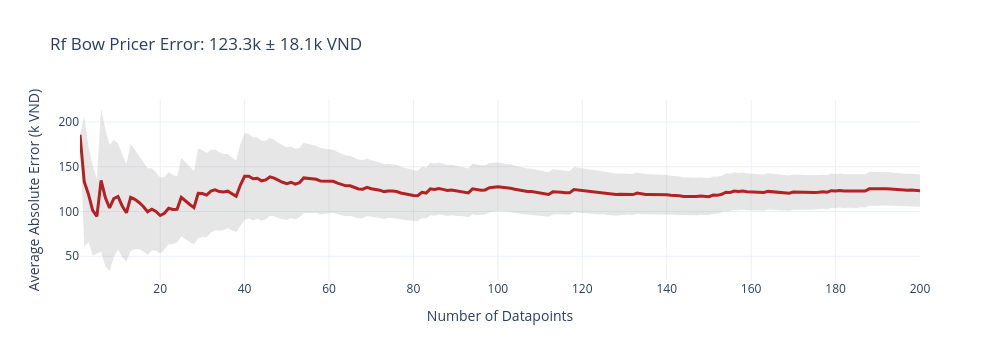
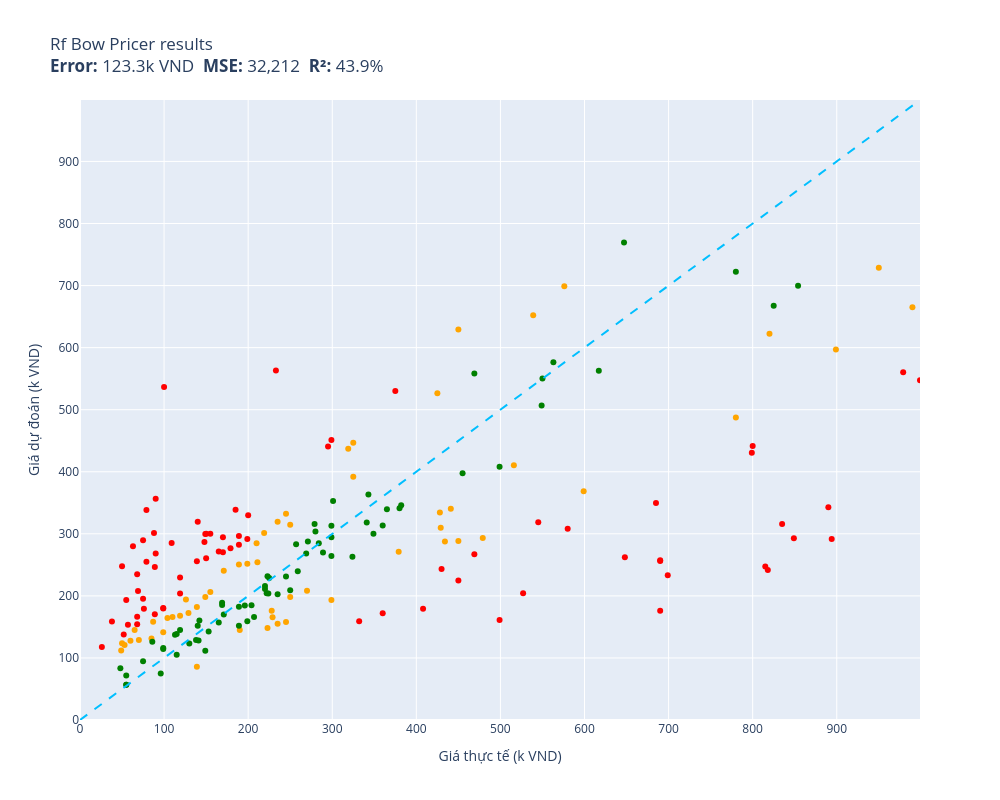

Here is the notebook cell these charts were saved with, in order:
### Code cell
# 5D. RF + CountVect word (1,2) 50K — hypothesis test
subset = 15_000
print(f"[5D] Training RF (100 trees, {subset:,} subset)...")
rf_bow = RandomForestRegressor(n_estimators=100, random_state=42, n_jobs=-1)
rf_bow.fit(X_bow[:subset], prices[:subset])
print("Training done.")

def rf_bow_pricer(item):
    x = vec_bow_hyp.transform([item.summary]).astype(np.float32)
    return max(5, rf_bow.predict(x)[0])

print("Evaluating [5D]:")
results["5D. RF + CountVect word 50K"] = evaluate(rf_bow_pricer, test)

### Figure 1 — Plotly figure (JSON) as saved in the notebook; plotly's stock layout.template omitted (floating-point values rounded to 4 significant figures; data arrays with more than 128 entries replaced by an {"elided": "..."} marker saying what was removed)
{"data": [{"fill": "toself", "fillcolor": "rgba(128,128,128,0.2)", "hoverinfo": "skip", "line": {"color": "rgba(255,255,255,0)"}, "name": "95% CI", "showlegend": false, "type": "scatter", "x": {"elided": "400 int values"}, "y": {"elided": "400 float values"}}, {"customdata": {"elided": "200x1 float values"}, "hovertemplate": "n=%{x}<br>Avg Error=%{y:.1f}k VND<br>±95% CI=%{customdata[0]:.1f}k<extra></extra>", "line": {"color": "firebrick", "width": 3}, "mode": "lines", "name": "Cumulative Avg Error", "type": "scatter", "x": {"elided": "200 int values"}, "y": {"elided": "200 float values"}}], "layout": {"height": 360, "showlegend": false, "title": {"text": "Rf Bow Pricer Error: 123.3k ± 18.1k VND"}, "width": 1000, "xaxis": {"title": {"text": "Number of Datapoints"}}, "yaxis": {"title": {"text": "Average Absolute Error (k VND)"}}}}

### Figure 2 — Plotly figure (JSON) as saved in the notebook; plotly's stock layout.template omitted (floating-point values rounded to 4 significant figures)
{"data": [{"customdata": [["Thùng lưu trữ, hộp đựng đồ đa năng bằng ...\\Dự đoán: 293.3k VND  Thực tế: 479.0k VND"], ["Ugreen UG20868US174TK 2M màu Hồng Dây US...\\Dự đoán: 194.3k VND  Thực tế: 126.0k VND"], ["Giá Đỡ Dây Cáp Wi WU CH011 - Hàng Chính ...\\Dự đoán: 166.0k VND  Thực tế: 110.0k VND"], ["Quần Kaki nam Khatoco Q2M578R1-CNRE598-2...\\Dự đoán: 287.7k VND  Thực tế: 434.0k VND"], ["Sạc dành cho Laptop Gaming Asus ROG Stri...\\Dự đoán: 728.7k VND  Thực tế: 950.0k VND"], ["KHĂN CHOÀNG CASHMERE CAO CẤP CAS34\\Dự đoán: 148.3k VND  Thực tế: 223.0k VND"], ["Bóng Đèn Ô Tô Xtec H15 12V 15/55W\\Dự đoán: 240.4k VND  Thực tế: 171.0k VND"], ["Áo len dài tay nam thời trang Hàn Quốc S...\\Dự đoán: 250.4k VND  Thực tế: 189.0k VND"], ["Miếng Kính Cường Lực Chống Nhìn Trộm cho...\\Dự đoán: 288.3k VND  Thực tế: 450.0k VND"], ["Tinh Chất Dưỡng Sáng Da Vitamin C CNP De...\\Dự đoán: 487.2k VND  Thực tế: 780.0k VND"], ["Mì Trứng Cao Cấp Meizan (500g)\\Dự đoán: 123.8k VND  Thực tế: 50.0k VND"], ["Bơm Hơi Đạp Chân Cho ÔTÔ , Xe Máy, Xe Đạ...\\Dự đoán: 198.3k VND  Thực tế: 149.0k VND"], ["Combo hộp   3 món  đeo tay  xinh xắn  ph...\\Dự đoán: 301.2k VND  Thực tế: 219.0k VND"], ["Cặp Đựng Laptop Chống Sốc Cao Cấp, Cặp Đ...\\Dự đoán: 446.9k VND  Thực tế: 325.0k VND"], ["Mũ Lưỡi Trai Nam Thời Trang Lính Cao Cấp...\\Dự đoán: 131.2k VND  Thực tế: 85.0k VND"], ["Pin dùng cho Laptop Acer One 725 - Hàng ...\\Dự đoán: 410.6k VND  Thực tế: 516.0k VND"], ["Dầu gội nam Home Scape Care giảm gàu chă...\\Dự đoán: 319.5k VND  Thực tế: 235.0k VND"], ["Canxi Nano calcium D3 MK7 -Hộp 100 Viên ...\\Dự đoán: 167.8k VND  Thực tế: 119.0k VND"], ["Rượu Vang Chile Yali Wetland Reserva Cab...\\Dự đoán: 629.3k VND  Thực tế: 450.0k VND"], ["AirTag Charm Strap hàng chính hãng Bone\\Dự đoán: 157.9k VND  Thực tế: 245.0k VND"], ["Gấu Bông Đựng Khăn Giấy và Sọt Rác Tiện ...\\Dự đoán: 198.2k VND  Thực tế: 250.0k VND"], ["Balo Nữ Thời Trang 3in1 Hình BTS MH566\\Dự đoán: 112.0k VND  Thực tế: 49.0k VND"], ["THINK BIG DO BIGGER, mã G92. Áo thun nam...\\Dự đoán: 141.3k VND  Thực tế: 99.0k VND"], ["Bộ Test Nước Emaux CE029\\Dự đoán: 284.6k VND  Thực tế: 210.0k VND"], ["Bao da dành cho Samsung Galaxy Tab S6 10...\\Dự đoán: 175.9k VND  Thực tế: 228.0k VND"], ["(ẢNH THẬT) Tranh treo tường núi non hùng...\\Dự đoán: 314.7k VND  Thực tế: 250.0k VND"], ["Ốp Lưng Nillkin Super Frosted Shield Pro...\\Dự đoán: 144.8k VND  Thực tế: 190.0k VND"], ["Giá đỡ điện thoại để bàn chất liệu plast...\\Dự đoán: 254.3k VND  Thực tế: 211.0k VND"], ["Bánh Custas kem trứng Orion hộp 276g\\Dự đoán: 127.6k VND  Thực tế: 60.0k VND"], ["Đèn pin đội đầu j78 chiếu xa ánh sáng mạ...\\Dự đoán: 271.1k VND  Thực tế: 379.0k VND"], ["Combo 3 Kem Đánh Răng P/S Trắng Răng Tha...\\Dự đoán: 164.2k VND  Thực tế: 104.0k VND"], ["Ugreen UG80110CM261TK bộ chuyển RS232 ra...\\Dự đoán: 340.2k VND  Thực tế: 441.0k VND"], ["Bộ combo Vệ Sinh & Khửi mùi Giày Dép Sne...\\Dự đoán: 165.4k VND  Thực tế: 229.0k VND"], ["Máy Nghe Nhạc MP3 Ruizu X02 8GB - Hàng C...\\Dự đoán: 698.7k VND  Thực tế: 576.0k VND"], ["Gối Tựa Lưng Massage Túi Khí Kéo Dãn,Tíc...\\Dự đoán: 436.9k VND  Thực tế: 319.0k VND"], ["Combo kem bôi da thuần mộc ngừa rôm sảy ...\\Dự đoán: 208.4k VND  Thực tế: 270.0k VND"], ["Máy lọc không khí xe hơi ô tô công nghệ ...\\Dự đoán: 526.4k VND  Thực tế: 425.0k VND"], ["Đồ chơi lắp ráp Mô hình máy bay ném bom ...\\Dự đoán: 193.5k VND  Thực tế: 299.0k VND"], ["Bọt dung dịch vệ sinh dành cho teen Oris...\\Dự đoán: 206.4k VND  Thực tế: 155.0k VND"], ["Nón lá vẽ mỹ nghệ hoạ tiết Cô gái trong ...\\Dự đoán: 144.9k VND  Thực tế: 65.0k VND"], ["Hộp Nhựa 200x120x75mm - Chống nước CT\\Dự đoán: 120.9k VND  Thực tế: 53.0k VND"], ["Cặp đèn thờ bằng gỗ khắc chữ  phúc lộc t...\\Dự đoán: 597.0k VND  Thực tế: 899.0k VND"], ["Ngũ cốc Xuân An yến mạch hạnh nhân hạt c...\\Dự đoán: 158.3k VND  Thực tế: 87.0k VND"], ["Kệ đỡ giá đỡ đế tản nhiệt cho ipad máy t...\\Dự đoán: 182.0k VND  Thực tế: 139.0k VND"], ["Nệm Massage toàn thân Bella Plus MK292\\Dự đoán: 368.8k VND  Thực tế: 599.0k VND"], ["Sữa tắm joyce & doll cho chó mèo - Sữa t...\\Dự đoán: 155.2k VND  Thực tế: 235.0k VND"], ["[HSD 03/2027] Sữa Tắm On: The Body Cấp Ẩ...\\Dự đoán: 172.3k VND  Thực tế: 129.0k VND"], ["Hộp mực Thuận Phong 204A dùng cho máy in...\\Dự đoán: 665.2k VND  Thực tế: 990.0k VND"], ["Bộ 6 Ly Thủy Tinh Diamond Bormioli Rocco...\\Dự đoán: 334.4k VND  Thực tế: 428.0k VND"], ["Bàn phím dùng cho Laptop Asus F451c Asus...\\Dự đoán: 332.2k VND  Thực tế: 245.0k VND"], ["Mô hình xe Lamborghini Terzo Milennio 1:...\\Dự đoán: 309.7k VND  Thực tế: 429.0k VND"], ["Máy nghe nhạc Lossless Ruizu X05 Bộ Nhớ ...\\Dự đoán: 652.0k VND  Thực tế: 539.0k VND"], ["Áo Sơ Mi Nam Công Sở Trung Niên Thương H...\\Dự đoán: 391.8k VND  Thực tế: 325.0k VND"], ["Bao da Máy tính bảng Honor Tab V7 Pro tr...\\Dự đoán: 251.7k VND  Thực tế: 199.0k VND"], ["Găng tay da nam mẫu HOT Siêu CẢM ỨNG, Si...\\Dự đoán: 85.9k VND  Thực tế: 139.0k VND"], ["Bàn Phím dùng cho laptop HP Folio 13.3\" ...\\Dự đoán: 622.2k VND  Thực tế: 820.0k VND"], ["Vớ tất thể thao nam cổ trung ELLE ACTIVE...\\Dự đoán: 128.9k VND  Thực tế: 70.0k VND"]], "hovertemplate": "%{customdata[0]}<extra></extra>", "legendgroup": "orange", "marker": {"color": "orange", "size": 6, "symbol": "circle"}, "mode": "markers", "name": "orange", "orientation": "v", "showlegend": true, "type": "scatter", "x": [479, 126, 110, 434, 950, 223, 171, 189, 450, 780, 50, 149, 219, 325, 85, 516, 235, 119, 450, 245, 250, 49, 99, 210, 228, 250, 190, 211, 60, 379, 104, 441, 229, 576, 319, 270, 425, 299, 155, 65, 53, 899, 87, 139, 599, 235, 129, 990, 428, 245, 429, 539, 325, 199, 139, 820, 70], "xaxis": "x", "y": [293.3, 194.3, 166.0, 287.7, 728.7, 148.3, 240.4, 250.4, 288.3, 487.2, 123.8, 198.3, 301.2, 446.9, 131.2, 410.6, 319.5, 167.8, 629.3, 157.9, 198.2, 112.0, 141.3, 284.6, 175.9, 314.7, 144.8, 254.3, 127.6, 271.1, 164.2, 340.2, 165.4, 698.7, 436.9, 208.4, 526.4, 193.5, 206.4, 144.9, 120.9, 597.0, 158.3, 182.0, 368.8, 155.2, 172.3, 665.2, 334.4, 332.2, 309.7, 652.0, 391.8, 251.7, 85.89, 622.2, 128.9], "yaxis": "y"}, {"customdata": [["Bộ Gí Đỡ Từ Đa Chức Năng Hoco PH19 - Hàn...\\Dự đoán: 179.8k VND  Thực tế: 99.0k VND"], ["Chì Kẻ Mày Xé Suri 101 Black Màu Đen E27...\\Dự đoán: 117.6k VND  Thực tế: 26.0k VND"], ["Combo Bộ sạc ANSMANN POWERLINE 4 Smart k...\\Dự đoán: 349.7k VND  Thực tế: 685.0k VND"], ["Cặp Nút Đệm Tai Nghe Silicone Thay Thế C...\\Dự đoán: 247.6k VND  Thực tế: 50.0k VND"], ["Thức ăn IGUANA Trưởng Thành Bí Đỏ GREENA...\\Dự đoán: 286.7k VND  Thực tế: 148.0k VND"], ["BÚA ĐA NĂNG TOTAL THMFH0126 - HÀNG CHÍNH...\\Dự đoán: 204.2k VND  Thực tế: 527.0k VND"], ["Combo 4 miếng dán đỡ kệ gỗ VINAVU, giúp ...\\Dự đoán: 137.9k VND  Thực tế: 52.0k VND"], ["Quần bơi lưng cao LMcation Anita - Vườn ...\\Dự đoán: 299.7k VND  Thực tế: 149.0k VND"], ["[Mẫu mới] Tã quần SunMate siêu mềm mại G...\\Dự đoán: 271.5k VND  Thực tế: 165.0k VND"], ["Ba lô, balo  laptop thời trang Hàn Quốc ...\\Dự đoán: 536.6k VND  Thực tế: 100.0k VND"], ["Thú nhồi bông rồng sữa vô tri êm mịn - S...\\Dự đoán: 247.4k VND  Thực tế: 815.0k VND"], ["Muối Rửa Bát Finish chuyên dụng chuyên ...\\Dự đoán: 229.4k VND  Thực tế: 119.0k VND"], ["Tinh dầu Tràm Huế thương hiệu Làng Hạ 10...\\Dự đoán: 338.6k VND  Thực tế: 79.0k VND"], ["Combo Mút Trang Điểm Mastige Màu Cam Nhạ...\\Dự đoán: 234.9k VND  Thực tế: 68.0k VND"], ["Nàng Tiên Tóc Mây DK81159\\Dự đoán: 179.2k VND  Thực tế: 76.0k VND"], ["Ugreen UG30701US154TK 13CM Màu Đen Dây U...\\Dự đoán: 246.7k VND  Thực tế: 89.0k VND"], ["Phần mềm thiết kế iSolid 3D phiên bản ti...\\Dự đoán: 291.6k VND  Thực tế: 894.0k VND"], ["Quạt treo tường Lifan TE-1689 có remote ...\\Dự đoán: 315.8k VND  Thực tế: 835.0k VND"], ["COMBO 2 ĐÈN TƯỜNG TRANG TRÍ TRONG NHÀ MS...\\Dự đoán: 440.8k VND  Thực tế: 295.0k VND"], ["Sandal dongnai dép quai hậu nữ A24 dù xa...\\Dự đoán: 268.3k VND  Thực tế: 90.0k VND"], ["Bát Ăn Trẻ Em Amori 580ml - Hàng Cao Cấp...\\Dự đoán: 280.1k VND  Thực tế: 63.0k VND"], ["Ổ Khóa Chống Trộm Thông Minh\\Dự đoán: 301.4k VND  Thực tế: 88.0k VND"], ["Sữa bột Enfagrow A+ Neuropro 4 1.7kg với...\\Dự đoán: 560.1k VND  Thực tế: 979.0k VND"], ["BẠT CHỐNG NẮNG PHÍA TRONG KÍNH LÁI Xe Ô ...\\Dự đoán: 195.6k VND  Thực tế: 75.0k VND"], ["Thuốc Bột Nhuộm Hoa Tươi  màu thực phẩm ...\\Dự đoán: 260.7k VND  Thực tế: 150.0k VND"], ["Nệm cho chó mèo 40x50cm Điều Hòa phù hợp...\\Dự đoán: 330.0k VND  Thực tế: 200.0k VND"], ["Giày Sandal (Xăng Đan) dép quai hậu big ...\\Dự đoán: 308.2k VND  Thực tế: 580.0k VND"], ["Kính xinh, Kính râm Mắt mèo Hàn Quốc thờ...\\Dự đoán: 296.5k VND  Thực tế: 189.0k VND"], ["Miếng Lót Chuột MousePad Trải Bàn Nitend...\\Dự đoán: 203.7k VND  Thực tế: 119.0k VND"], ["Kiếng Hậu Kitaco Z2 Japan 10mm\\Dự đoán: 257.4k VND  Thực tế: 690.0k VND"], ["Sữa bột Nestlé NAN INFINIPRO A2 1 với cô...\\Dự đoán: 175.9k VND  Thực tế: 690.0k VND"], ["Bình Uống Nước Cho Bé LocknLock HAP916 4...\\Dự đoán: 179.3k VND  Thực tế: 408.0k VND"], ["Chảo Nhôm Chống Dính You Cook 18cm\\Dự đoán: 285.1k VND  Thực tế: 109.0k VND"], ["Giày Da Nam Giá Rẻ Dập Vân Cá Sấu Có Chu...\\Dự đoán: 291.5k VND  Thực tế: 199.0k VND"], ["Áo ren organza trắng Maxivic M042302\\Dự đoán: 342.9k VND  Thực tế: 890.0k VND"], ["Tranh Xếp Hình Random Cut 750 Mảnh Minh ...\\Dự đoán: 282.2k VND  Thực tế: 189.0k VND"], ["Serum Prettyskin B5 Phục Hồi, Dưỡng Sáng...\\Dự đoán: 530.0k VND  Thực tế: 375.0k VND"], ["Sạc Tương Thích Cho Laptop Asus Vivobook...\\Dự đoán: 441.6k VND  Thực tế: 800.0k VND"], ["Thắt lưng bản 4cm. Mặt khoá phong cách\\Dự đoán: 254.8k VND  Thực tế: 79.0k VND"], ["Chuột Gaming T-Wolf G560 Led USB - Hàng ...\\Dự đoán: 319.4k VND  Thực tế: 140.0k VND"], ["Đồ Chơi Giáo Dục Sớm Tháp Xếp Chồng Lala...\\Dự đoán: 276.9k VND  Thực tế: 179.0k VND"], ["Ví nữ cầm tay vuông mini hình cỏ ba lá  ...\\Dự đoán: 158.8k VND  Thực tế: 38.0k VND"], ["Máy Xay Sinh Tố BlueStone BLB-5328 1.5 L...\\Dự đoán: 547.4k VND  Thực tế: 999.0k VND"], ["Xịt Dưỡng Ẩm Eucerin Cho Da Nhạy Cảm 50m...\\Dự đoán: 294.4k VND  Thực tế: 170.0k VND"], ["Loa SUB Siêu Trầm Cao Cấp S1 - Hàng Nhập...\\Dự đoán: 293.0k VND  Thực tế: 849.0k VND"], ["Hộp Đựng Thuốc Lá 20 Điếu Dài Slim Nút B...\\Dự đoán: 180.4k VND  Thực tế: 99.0k VND"], ["Combo 10 Mặt Nạ Banobagi Kháng Viêm, Giả...\\Dự đoán: 270.4k VND  Thực tế: 170.0k VND"], ["Bông tẩy tế bào chết và dưỡng ẩm da cho ...\\Dự đoán: 243.4k VND  Thực tế: 430.0k VND"], ["Wekki Đồ Chơi Lắp Ráp Tiệm Đá Bào Wk5060...\\Dự đoán: 161.1k VND  Thực tế: 499.0k VND"], ["Combo Pharmaact Sảng Khoái Mát Lạnh - Ch...\\Dự đoán: 255.9k VND  Thực tế: 139.0k VND"], ["COMBO 2 Sợi Dây Buộc Tóc ADIDAS ADAC-165...\\Dự đoán: 159.1k VND  Thực tế: 332.0k VND"], ["Kẹp Gỗ Đa Năng  Dùng Để Gắp Kẹp Thức Ăn ...\\Dự đoán: 153.6k VND  Thực tế: 57.0k VND"], ["Mũ bucket tai bèo form tròn may nhiều mả...\\Dự đoán: 193.5k VND  Thực tế: 55.0k VND"], ["Kính râm nam Solex chữ H Mắt kính thủy t...\\Dự đoán: 267.1k VND  Thực tế: 469.0k VND"], ["MŨI KHOAN ĐẤT Φ150X800MM INGCO GEA55221-...\\Dự đoán: 262.2k VND  Thực tế: 648.0k VND"], ["Chuột Razer DeathAdder Essential-Ergonom...\\Dự đoán: 233.1k VND  Thực tế: 699.0k VND"], ["Khóa Đồng 75 CS Series ABUS (60mm)\\Dự đoán: 430.5k VND  Thực tế: 799.0k VND"], ["Giấy Vẽ Faber 200g Khổ A4 Fish 104002\\Dự đoán: 154.1k VND  Thực tế: 68.0k VND"], ["Kệ khay chữ nhật để miếng rửa chén có Kh...\\Dự đoán: 207.8k VND  Thực tế: 69.0k VND"], ["Sạc Laptop dùng cho Máy Tinh HP - Kèm Dâ...\\Dự đoán: 563.2k VND  Thực tế: 233.0k VND"], ["Bông Lau Thay Thế Cho Chổi Lau Nhà Cao C...\\Dự đoán: 166.3k VND  Thực tế: 68.0k VND"], ["(GIÁ TỐT) Giày đế xuồng nữ da bò thật mà...\\Dự đoán: 338.9k VND  Thực tế: 185.0k VND"], ["Lược cắt tóc Nhật Bản YS PARK cho tóc ng...\\Dự đoán: 172.1k VND  Thực tế: 360.0k VND"], ["Túi du lịch dung lượng lớn Business Trav...\\Dự đoán: 318.6k VND  Thực tế: 545.0k VND"], ["Sữa Dưỡng Hỗ Trợ Mờ Nám Luxury Exosome E...\\Dự đoán: 256.3k VND  Thực tế: 690.0k VND"], ["Mật Ong Vihoney 180ml\\Dự đoán: 289.4k VND  Thực tế: 75.0k VND"], ["Hộp mực 35A 85A 36A Halloya có lỗ đổ mực...\\Dự đoán: 300.3k VND  Thực tế: 150.0k VND"], ["Bộ cấp nước bồn cầu - Bộ cấp nước két nư...\\Dự đoán: 300.2k VND  Thực tế: 155.0k VND"], ["Vòng bi xe máy KONLON 63/22 Open\\Dự đoán: 356.6k VND  Thực tế: 90.0k VND"], ["KB31EKT - Thẻ chìa khóa khách sạn Vivace...\\Dự đoán: 241.7k VND  Thực tế: 818.0k VND"], ["Tam sơn tam cấp kệ để bát hương ,nhang b...\\Dự đoán: 451.2k VND  Thực tế: 299.0k VND"], ["Bộ Lắp Ghép Cho Bé 3D Mideer Translucent...\\Dự đoán: 224.9k VND  Thực tế: 450.0k VND"], ["Cây gãi lưng/ gãi ngứa bằng sừng Trâu [M...\\Dự đoán: 170.4k VND  Thực tế: 89.0k VND"]], "hovertemplate": "%{customdata[0]}<extra></extra>", "legendgroup": "red", "marker": {"color": "red", "size": 6, "symbol": "circle"}, "mode": "markers", "name": "red", "orientation": "v", "showlegend": true, "type": "scatter", "x": [99, 26, 685, 50, 148, 527, 52, 149, 165, 100, 815, 119, 79, 68, 76, 89, 894, 835, 295, 90, 63, 88, 979, 75, 150, 200, 580, 189, 119, 690, 690, 408, 109, 199, 890, 189, 375, 800, 79, 140, 179, 38, 999, 170, 849, 99, 170, 430, 499, 139, 332, 57, 55, 469, 648, 699, 799, 68, 69, 233, 68, 185, 360, 545, 690, 75, 150, 155, 90, 818, 299, 450, 89], "xaxis": "x", "y": [179.8, 117.6, 349.7, 247.6, 286.7, 204.2, 137.9, 299.7, 271.5, 536.6, 247.4, 229.4, 338.6, 234.9, 179.2, 246.7, 291.6, 315.8, 440.8, 268.3, 280.1, 301.4, 560.1, 195.6, 260.7, 330.0, 308.2, 296.5, 203.7, 257.4, 175.9, 179.3, 285.1, 291.5, 342.9, 282.2, 530.0, 441.6, 254.8, 319.4, 276.9, 158.8, 547.4, 294.4, 293.0, 180.4, 270.4, 243.4, 161.1, 255.9, 159.1, 153.6, 193.5, 267.1, 262.2, 233.1, 430.5, 154.1, 207.8, 563.2, 166.3, 338.9, 172.1, 318.6, 256.3, 289.4, 300.3, 300.2, 356.6, 241.7, 451.2, 224.9, 170.4], "yaxis": "y"}, {"customdata": [["Phần Mềm Diệt Virus Trend Micro Maximum ...\\Dự đoán: 313.3k VND  Thực tế: 360.0k VND"], ["Ugreen UG30771US230TK card mạng PCI-e 1x...\\Dự đoán: 284.6k VND  Thực tế: 284.0k VND"], ["Sạc Tương Thích Cho Laptop Hp Pavilion 1...\\Dự đoán: 318.4k VND  Thực tế: 341.0k VND"], ["Bàn Phím Tương Thích Cho Laptop Lenovo -...\\Dự đoán: 268.4k VND  Thực tế: 269.0k VND"], ["COMBO 10 QUẦN ĐIỀU HÒA THÔNG HƠI 5083\\Dự đoán: 231.2k VND  Thực tế: 245.0k VND"], ["Dây đai du lịch Master Lock 4701EURDGRN ...\\Dự đoán: 262.9k VND  Thực tế: 324.0k VND"], ["Bịch cà phê hòa tan 3 in 1 Meet More (50...\\Dự đoán: 151.8k VND  Thực tế: 189.0k VND"], ["Miếng Dán Dẻo PPF Mặt Lưng, Mặt Trước Dà...\\Dự đoán: 123.4k VND  Thực tế: 130.0k VND"], ["KHĂN CHOÀNG CASHMERE CAO CẤP CAS15\\Dự đoán: 231.7k VND  Thực tế: 223.0k VND"], ["Áo Bóng Đá Retro Real Madrid 2006/2007 -...\\Dự đoán: 294.5k VND  Thực tế: 299.0k VND"], ["Lốc 4 Gói băng vệ sinh Kotex Bảo Vệ Toàn...\\Dự đoán: 184.4k VND  Thực tế: 196.0k VND"], ["Mũ len liền khăn lót nỉ trùm kín cổ siêu...\\Dự đoán: 105.1k VND  Thực tế: 115.0k VND"], ["Kính mát nam Mắt vuông chống nắng uv thờ...\\Dự đoán: 152.1k VND  Thực tế: 140.0k VND"], ["Kính cường lực trong suốt Kuzoom cho iPa...\\Dự đoán: 189.1k VND  Thực tế: 169.0k VND"], ["Đồ Chơi Tay Cầm Âm Nhạc 2 TOONYKIDS - Đồ...\\Dự đoán: 203.7k VND  Thực tế: 224.0k VND"], ["Dụng cụ đốt Palo santo - Palo santo Hold...\\Dự đoán: 128.8k VND  Thực tế: 138.0k VND"], ["Bộ Tháo Mắt Xích Xe Loại Tốt – Gọn Nhẹ, ...\\Dự đoán: 157.2k VND  Thực tế: 165.0k VND"], ["Combo 5 Giấy Thấm Dầu Mayan  (100 Tờ / G...\\Dự đoán: 125.9k VND  Thực tế: 86.0k VND"], ["Chuột máy tính có dây Gaming Newmen GX6,...\\Dự đoán: 339.6k VND  Thực tế: 365.0k VND"], ["MÁY MÀI 100MM 710W TOLSEN 79544 - HÀNG C...\\Dự đoán: 769.3k VND  Thực tế: 647.0k VND"], ["Giày cao gót 7 phân vải dệt, mũi nhọn hở...\\Dự đoán: 184.9k VND  Thực tế: 204.0k VND"], ["Máy Đo Huyết Áp Cơ ALPK2 - Nhập Khẩu Chí...\\Dự đoán: 667.4k VND  Thực tế: 825.0k VND"], ["Tấm dán patch_velcro treo tường\\Dự đoán: 215.8k VND  Thực tế: 220.0k VND"], ["Chà bông xù Viettin Mart 500G\\Dự đoán: 137.3k VND  Thực tế: 113.0k VND"], ["Gối Cao Su Non Chống Méo Đầu Cho Bé\\Dự đoán: 228.9k VND  Thực tế: 225.0k VND"], ["Bộ Pyjama HUONGTAM Phi tay dài nam cao c...\\Dự đoán: 239.5k VND  Thực tế: 259.0k VND"], ["Ốp lưng chống sốc vân kim loại cho Samsu...\\Dự đoán: 94.6k VND  Thực tế: 75.0k VND"], ["Đồ Bộ Pijama Thun 3D Lửng Freesize 40-68...\\Dự đoán: 182.3k VND  Thực tế: 189.0k VND"], ["Balo Laptop 15.6 inch KMORE The CARTER -...\\Dự đoán: 550.2k VND  Thực tế: 550.0k VND"], ["Ốp lưng da HDD có ngăn đựng thẻ kèm kệ c...\\Dự đoán: 159.3k VND  Thực tế: 199.0k VND"], ["Chân váy công sở dáng đuôi cá, Lưng cao,...\\Dự đoán: 300.0k VND  Thực tế: 349.0k VND"], ["Dép Sandal nam da bò nhập khẩu nguyên tấ...\\Dự đoán: 352.9k VND  Thực tế: 301.0k VND"], ["Khăn lụa choàng cổ 02\\Dự đoán: 111.7k VND  Thực tế: 149.0k VND"], ["Thắt Lưng Nữ Dây Nịt Nữ Button mang đầm ...\\Dự đoán: 115.8k VND  Thực tế: 99.0k VND"], ["Quần Jean nam Leman đen mài xám JD14 - S...\\Dự đoán: 506.7k VND  Thực tế: 549.0k VND"], ["Loa HP 2000 (VS)\\Dự đoán: 142.8k VND  Thực tế: 153.0k VND"], ["Nón hiphop NEON POKER black\\Dự đoán: 114.5k VND  Thực tế: 99.0k VND"], ["Túi xách công sở nam dọc cao cấp chống t...\\Dự đoán: 313.0k VND  Thực tế: 299.0k VND"], ["Bộ chuyển đổi Mini displayport sang H...\\Dự đoán: 576.6k VND  Thực tế: 563.0k VND"], ["Giày tây Giày lười nam hàn quốc đai kim ...\\Dự đoán: 204.4k VND  Thực tế: 222.0k VND"], ["Cavat 8cm bản lớn Hàn Quốc cao cấp, kẻ x...\\Dự đoán: 210.9k VND  Thực tế: 220.0k VND"], ["Vỏ Hột Quẹt Bật Lửa Xăng Đá Zorro ZC5-6 ...\\Dự đoán: 363.5k VND  Thực tế: 343.0k VND"], ["[Hàng Chính Hãng] Loa SoundMax A180/2...\\Dự đoán: 397.7k VND  Thực tế: 455.0k VND"], ["Cáp âm thanh chuyển jack 3.5mm sang 2 đầ...\\Dự đoán: 138.7k VND  Thực tế: 115.0k VND"], ["Bọc Vô Lăng CIND C037 Size M Màu Kem\\Dự đoán: 160.3k VND  Thực tế: 142.0k VND"], ["THANH XỐP RUY BĂNG CUỐN TÓC KHÔNG NHIỆT ...\\Dự đoán: 74.8k VND  Thực tế: 96.0k VND"], ["Bàn Phím dùng cho Laptop ACER Extensa 25...\\Dự đoán: 287.8k VND  Thực tế: 271.0k VND"], ["Giày Sandal Nữ BIGGBEN Da Bò Thật SDN62\\Dự đoán: 269.8k VND  Thực tế: 289.0k VND"], ["Bàn Xếp Gọn Gỗ Tự Nhiên BM 50cm x 70cm (...\\Dự đoán: 699.6k VND  Thực tế: 854.0k VND"], ["Combo 2 bộ miếng lót cho giày rộng V.3 T...\\Dự đoán: 83.2k VND  Thực tế: 48.0k VND"], ["Ốp lưng dành cho Samsung M20 Chim Lửa N...\\Dự đoán: 56.9k VND  Thực tế: 55.0k VND"], ["Ly  Thuỷ Tinh Pha Lê Ý RCR 360ml\\Dự đoán: 346.0k VND  Thực tế: 382.0k VND"], ["Tông đơ chấn viền Kemei KM-2299 lưỡi cắt...\\Dự đoán: 408.0k VND  Thực tế: 499.0k VND"], ["KEM CHỐNG NẮNG DƯỠNG DA VITAMIN - INICO ...\\Dự đoán: 341.0k VND  Thực tế: 380.0k VND"], ["Bao Case Ốp Cứng Trong Suốt PC bảo vệ ch...\\Dự đoán: 209.1k VND  Thực tế: 250.0k VND"], ["Ốp lưng dành cho Oppo Reno 5 mẫu Lá Phon...\\Dự đoán: 57.0k VND  Thực tế: 55.0k VND"], ["Xích đeo quần 2 lớp thép titan không đen...\\Dự đoán: 169.9k VND  Thực tế: 171.0k VND"], ["(HCM) Tranh treo tường trang trí decor t...\\Dự đoán: 303.8k VND  Thực tế: 280.0k VND"], ["Sạc cho Laptop MSI PS42 8RA  Hàng Nhập k...\\Dự đoán: 264.4k VND  Thực tế: 299.0k VND"], ["Quánh Đúc Chống Dính Vân Đá Đáy Từ Ecora...\\Dự đoán: 558.1k VND  Thực tế: 469.0k VND"], ["Ốp Lưng Kính Cường Lực Trong Suốt Hoàn T...\\Dự đoán: 128.3k VND  Thực tế: 141.0k VND"], ["Sạc Tương Thích Cho Laptop Asus 150w TUF...\\Dự đoán: 722.4k VND  Thực tế: 780.0k VND"], ["Ốp in cho Samsung Galaxy A10 mẫu Động Vậ...\\Dự đoán: 71.8k VND  Thực tế: 55.0k VND"], ["Sạc cho laptop Dell Gaming Inspiron 7567...\\Dự đoán: 562.7k VND  Thực tế: 617.0k VND"], ["Áo Mưa 1 Người Bít Sườn Thời Trang, RAND...\\Dự đoán: 185.2k VND  Thực tế: 169.0k VND"], ["Cường lực chống nhìn trộm WiWU iPhone 14...\\Dự đoán: 166.0k VND  Thực tế: 207.0k VND"], ["Giày Sandal Nữ Đế Xuồng HÀ NAM Da Bò Thậ...\\Dự đoán: 315.6k VND  Thực tế: 279.0k VND"], ["Bao da Dux Ducis dành cho iPhone 15 Pro ...\\Dự đoán: 202.7k VND  Thực tế: 235.0k VND"], ["Bàn phím cho 4736 4736G 4736Z 4736ZG 481...\\Dự đoán: 283.3k VND  Thực tế: 257.0k VND"], ["Make Today Great, mã G276. Hãy tỏa sáng ...\\Dự đoán: 144.8k VND  Thực tế: 119.0k VND"]], "hovertemplate": "%{customdata[0]}<extra></extra>", "legendgroup": "green", "marker": {"color": "green", "size": 6, "symbol": "circle"}, "mode": "markers", "name": "green", "orientation": "v", "showlegend": true, "type": "scatter", "x": [360, 284, 341, 269, 245, 324, 189, 130, 223, 299, 196, 115, 140, 169, 224, 138, 165, 86, 365, 647, 204, 825, 220, 113, 225, 259, 75, 189, 550, 199, 349, 301, 149, 99, 549, 153, 99, 299, 563, 222, 220, 343, 455, 115, 142, 96, 271, 289, 854, 48, 55, 382, 499, 380, 250, 55, 171, 280, 299, 469, 141, 780, 55, 617, 169, 207, 279, 235, 257, 119], "xaxis": "x", "y": [313.3, 284.6, 318.4, 268.4, 231.2, 262.9, 151.8, 123.4, 231.7, 294.5, 184.4, 105.1, 152.1, 189.1, 203.7, 128.8, 157.2, 125.9, 339.6, 769.3, 184.9, 667.4, 215.8, 137.3, 228.9, 239.5, 94.58, 182.3, 550.2, 159.3, 300.0, 352.9, 111.7, 115.8, 506.7, 142.8, 114.5, 313.0, 576.6, 204.4, 210.9, 363.5, 397.7, 138.7, 160.3, 74.8, 287.8, 269.8, 699.6, 83.25, 56.9, 346.0, 408.0, 341.0, 209.1, 56.95, 169.9, 303.8, 264.4, 558.1, 128.3, 722.4, 71.76, 562.7, 185.2, 166.0, 315.6, 202.7, 283.3, 144.8], "yaxis": "y"}, {"hoverinfo": "skip", "line": {"color": "deepskyblue", "dash": "dash", "width": 2}, "mode": "lines", "name": "y = x", "showlegend": false, "type": "scatter", "x": [0, 999], "y": [0, 999]}], "layout": {"height": 800, "legend": {"title": {"text": "color"}, "tracegroupgap": 0}, "showlegend": false, "title": {"text": "Rf Bow Pricer results<br><b>Error:</b> 123.3k VND  <b>MSE:</b> 32,212  <b>R²:</b> 43.9%"}, "width": 1000, "xaxis": {"anchor": "y", "domain": [0, 1], "range": [0, 999], "title": {"text": "Giá thực tế (k VND)"}}, "yaxis": {"anchor": "x", "domain": [0, 1], "range": [0, 999], "title": {"text": "Giá dự đoán (k VND)"}}}}
